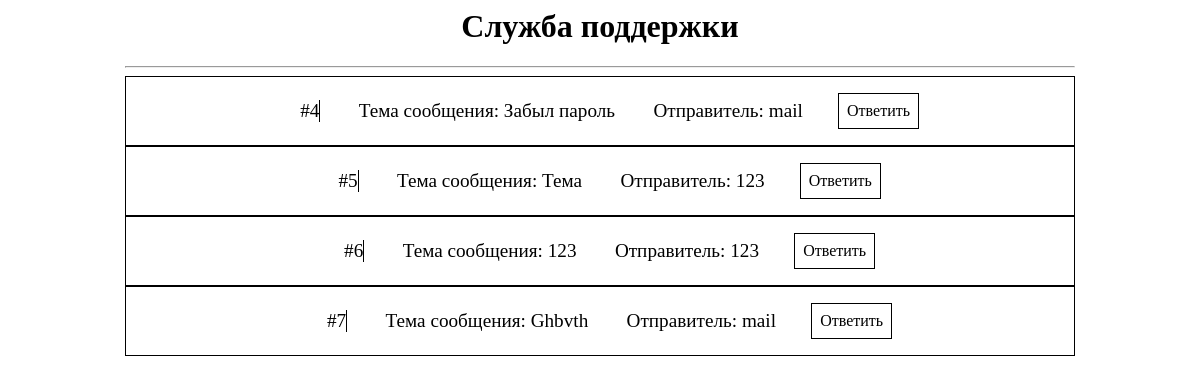
The page /php/admin-support.php on the database its author committed.
### tables this page shows
CREATE TABLE `support` (
  `id` int(11) NOT NULL,
  `theme` varchar(128) DEFAULT NULL,
  `message` varchar(500) DEFAULT NULL,
  `contact` varchar(128) DEFAULT NULL,
  `answer` varchar(500) DEFAULT NULL,
  `user_check` tinyint(1) NOT NULL DEFAULT '0'
);

### php/admin-support.php (the view, shortened to what this page needs)
<?php
	include('connect.php');
	$query = mysqli_query($connection, 'SELECT * FROM support WHERE `answer` IS NULL');
	echo "
	<title>Новые обращения</title>
	<script type='text/javascript' src='js/search-button.js'></script>
	<link rel='stylesheet' href='css/admin-support.css'>
	<h1>Служба поддержки</h1><hr>";
	while($row = mysqli_fetch_array($query))
	{
		echo "
	<div id='block-message'>
		<p id='message-id' class='info'>#$row[id]</p>
		<p id='message-theme' class='info'>Тема сообщения: $row[theme]</p>
		<p id='message-contact' class='info'>Отправитель: $row[contact]</p>
		<p class='read-message' id=$row[id]>Ответить</p>
	</div>
		";
	}
?>

### css/admin-support.css (style rules this page uses)
hr { width: 80%; }
h1 { text-align: center; }
#block-message { margin-left: auto; margin-right: auto; display: flex; align-items: center; width:100%; justify-content: center; width: 80%; border: 1px black solid; }
.info { font-size: 1.2em; margin-top: 1em; margin-bottom: 1em; margin-right: 1em; margin-left: 1em; padding: 0px; }
#message-id { border-right: 1px black solid; }
.read-message { margin-left: 1em; padding: .5em; border: 1px black solid; transition: .3s; cursor: pointer; }

### rows shown on the page
support: id "4", theme "Забыл пароль", contact "mail"
support: id "5", theme "Тема", contact "123"
support: id "6", theme "123", contact "123"
support: id "7", theme "Ghbvth", contact "mail"
